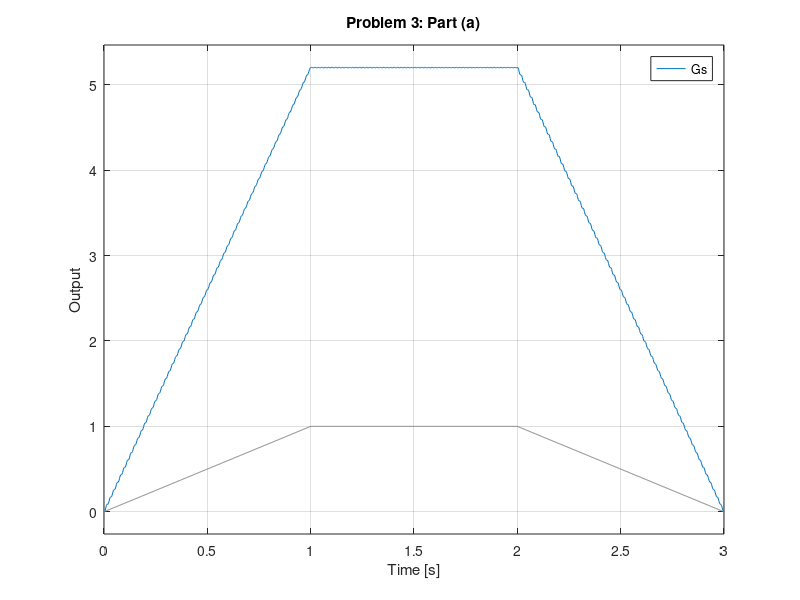
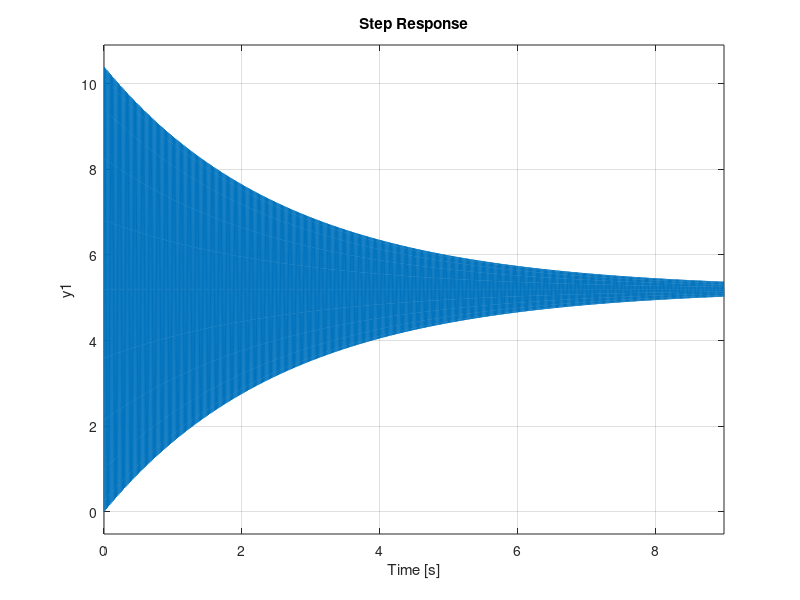

The MATLAB source for these figures, in order:
clear, clc, close all
k = 5.2;
Wn = 60*2*pi; %rad/sec
zeta = 0.001;

t = linspace(0,3,1000);
Gs = tf([(k * (Wn^2))],[1, 2*zeta*Wn, Wn^2]) %Transfer function of the plant

u = zeros(size(t));
u(0 <= t & t < 1) = t(0 <= t & t < 1);
u(1 <= t & t< 2) = 1;
u(2 <= t & t< 3) = 1-u(0 <= t & t< 1);

figure
lsim(Gs,u,t)
title("Problem 3: Part (a)")
ylabel("Output")

%% The output is following the shape of the input but is oscillating as it does so.
figure
step(Gs)

%% The output decays to a steady state final value of about 5.2
%% Using the FVT
%%